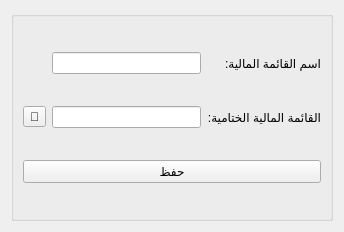
<?xml version="1.0" encoding="UTF-8"?>
<ui version="4.0">
 <class>AddEditFinancialStatement</class>
 <widget class="QWidget" name="AddEditFinancialStatement">
  <property name="geometry">
   <rect>
    <x>0</x>
    <y>0</y>
    <width>344</width>
    <height>232</height>
   </rect>
  </property>
  <property name="windowTitle">
   <string>إضافة قائمة مالية</string>
  </property>
  <layout class="QGridLayout" name="gridLayout_2">
   <item row="0" column="0">
    <widget class="QGroupBox" name="groupBox">
     <property name="layoutDirection">
      <enum>Qt::RightToLeft</enum>
     </property>
     <property name="title">
      <string/>
     </property>
     <layout class="QGridLayout" name="gridLayout">
      <item row="3" column="0">
       <widget class="QLabel" name="label_2">
        <property name="text">
         <string>القائمة المالية الختامية:</string>
        </property>
       </widget>
      </item>
      <item row="5" column="0" colspan="3">
       <widget class="QPushButton" name="save_btn">
        <property name="text">
         <string>حفظ</string>
        </property>
       </widget>
      </item>
      <item row="1" column="0">
       <widget class="QLabel" name="label">
        <property name="text">
         <string>اسم القائمة المالية:</string>
        </property>
       </widget>
      </item>
      <item row="3" column="1">
       <widget class="QLineEdit" name="final_financial_statement_name">
        <property name="readOnly">
         <bool>true</bool>
        </property>
       </widget>
      </item>
      <item row="3" column="2">
       <widget class="QToolButton" name="edit_final_financial_statement_btn">
        <property name="text">
         <string>🔎</string>
        </property>
       </widget>
      </item>
      <item row="1" column="1">
       <widget class="QLineEdit" name="financial_statement_name"/>
      </item>
     </layout>
    </widget>
   </item>
  </layout>
 </widget>
 <resources/>
 <connections/>
</ui>
